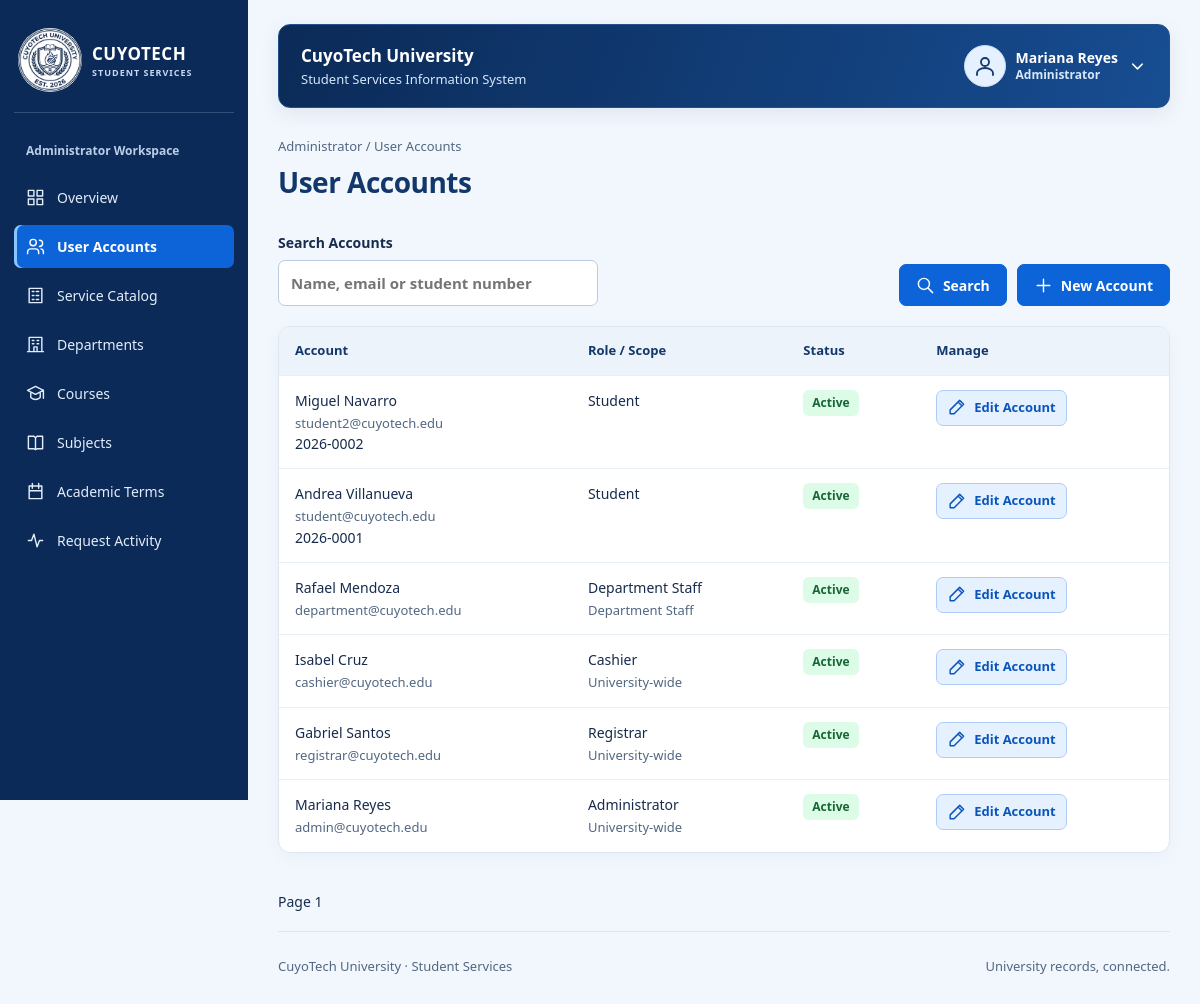
Page /admin/accounts.php (signed in) on the committed database.
### tables this page shows
CREATE TABLE IF NOT EXISTS staff_users (
    staff_id INT AUTO_INCREMENT PRIMARY KEY,
    account_id INT NOT NULL UNIQUE,
    department_id INT NULL,
    first_name VARCHAR(200) NOT NULL,
    last_name VARCHAR(200) NOT NULL,
    staff_role VARCHAR(20) NOT NULL,
    access_scope VARCHAR(20) NOT NULL DEFAULT 'UNIVERSITY',
    FOREIGN KEY (account_id) REFERENCES accounts(account_id),
    FOREIGN KEY (department_id) REFERENCES departments(department_id)
);

CREATE TABLE IF NOT EXISTS students (
    student_id INT AUTO_INCREMENT PRIMARY KEY,
    account_id INT NOT NULL UNIQUE,
    department_id INT NOT NULL,
    student_number VARCHAR(30) NOT NULL UNIQUE,
    first_name VARCHAR(200) NOT NULL,
    last_name VARCHAR(200) NOT NULL,
    academic_status VARCHAR(20) NOT NULL DEFAULT 'ACTIVE',
    FOREIGN KEY (account_id) REFERENCES accounts(account_id),
    FOREIGN KEY (department_id) REFERENCES departments(department_id)
);

CREATE TABLE IF NOT EXISTS accounts (
    account_id INT AUTO_INCREMENT PRIMARY KEY,
    email VARCHAR(254) NOT NULL UNIQUE,
    password_hash VARCHAR(255) NOT NULL,
    account_role VARCHAR(10) NOT NULL,
    is_active BOOLEAN NOT NULL DEFAULT TRUE,
    created_at DATETIME NOT NULL DEFAULT CURRENT_TIMESTAMP,
    updated_at DATETIME NOT NULL DEFAULT CURRENT_TIMESTAMP ON UPDATE CURRENT_TIMESTAMP
);

### config/database.php (called while the page is built)
<?php
function config(): array
{
    return [
        'host' => '127.0.0.1',
        'port' => '3306',
        'database' => 'cuyotech_ssis_db',
        'username' => 'root',
        'password' => '',
        'base_url' => '/CuyoTech-SSIS',
        'campus_image' => '',
        'grade_values' => [],
    ];
}
function db(): PDO
{
    static $pdo;
    if (!$pdo) {
        $c = config();
        $pdo = new PDO(
            "mysql:host={$c['host']};port={$c['port']};dbname={$c['database']}",
            $c['username'],
            $c['password'],
            [
                PDO::ATTR_ERRMODE => PDO::ERRMODE_EXCEPTION,
                PDO::ATTR_DEFAULT_FETCH_MODE => PDO::FETCH_ASSOC,
                PDO::ATTR_EMULATE_PREPARES => false,
            ]
        );
        $pdo->exec("SET time_zone = '+00:00'");
    }
    return $pdo;
}

### includes/auth.php (called while the page is built, shortened)
<?php
require_once __DIR__ . '/functions.php';
function current_user(): ?array
{
    $user = one('SELECT a.account_id, a.email, a.account_role, a.is_active,
        COALESCE(s.first_name,f.first_name) AS first_name,COALESCE(s.last_name,f.last_name) AS last_name,
        s.student_id, s.department_id AS student_department_id, TRIM(CONCAT(s.first_name,CHAR(32),s.last_name)) AS student_name,
        f.staff_id, TRIM(CONCAT(f.first_name,CHAR(32),f.last_name)) AS staff_name, f.staff_role, f.access_scope, f.department_id
        FROM accounts a LEFT JOIN students s ON s.account_id=a.account_id
        LEFT JOIN staff_users f ON f.account_id=a.account_id WHERE a.account_id=?', [$_SESSION['account_id']]);
    $user['role'] = $user['account_role'] === 'STUDENT' ? 'STUDENT' : $user['staff_role'];
    $user['full_name'] = $user['student_name'] ?: $user['staff_name'];
    return $user;
}
function require_role(string ...$allowed): array
{
    $user = current_user();
    return $user;
}
function portal(array $user): string
{
    return strtolower($user['role']);
}

### admin/accounts.php (the view, shortened to what this page needs)
<?php
require_once __DIR__ . '/../includes/auth.php';
$user = require_role('ADMIN');
$search = '%' . input('q') . '%';
$list = rows('SELECT a.account_id,a.email,a.account_role,a.is_active,
    COALESCE(TRIM(CONCAT(s.first_name,CHAR(32),s.last_name)),TRIM(CONCAT(f.first_name,CHAR(32),f.last_name))) AS full_name,s.student_number,f.staff_role,f.access_scope
    FROM accounts a
    LEFT JOIN students s ON s.account_id=a.account_id
    LEFT JOIN staff_users f ON f.account_id=a.account_id
    WHERE (a.email LIKE ? OR COALESCE(TRIM(CONCAT(s.first_name,CHAR(32),s.last_name)),TRIM(CONCAT(f.first_name,CHAR(32),f.last_name))) LIKE ? OR s.student_number LIKE ?)
    ORDER BY a.account_id DESC' . page_limit(), [$search, $search, $search]);
$title = 'User Accounts';
require __DIR__ . '/../includes/header.php';
?>
<form class="toolbar" method="get">
    <label>Search Accounts<input name="q" value="<?= e(input('q')) ?>" placeholder="Name, email or student number">
    </label>
    <div class="toolbar-actions">
        <button type="submit"><?= icon('search') ?> Search</button>
        <a class="button" href="<?= e(url('admin/account-create.php')) ?>"><?= icon('add') ?> New Account</a>
    </div>
</form>
<section class="panel flush">
    <div class="table-wrap">
        <table>
            <thead>
                <tr>
                    <th>Account</th>
                    <th>Role / Scope</th>
                    <th>Status</th>
                    <th>Manage</th>
                </tr>
            </thead>
            <tbody>
                <?php foreach ($list as $row): ?>
                    <tr>
                        <td>
                            <?= e($row['full_name']) ?>
                            <span class="muted">
                                <?= e($row['email']) ?>
                            </span>
                            <?= e($row['student_number']) ?>
                        </td>
                        <td>
                            <?= e(ui_label($row['staff_role'] ?: $row['account_role'])) ?>
                            <span class="muted">
                                <?= e(ui_label($row['access_scope'] ?? '')) ?>
                            </span>
                        </td>
                        <td>
                            <?= badge($row['is_active'] ? 'ACTIVE' : 'INACTIVE') ?>
                        </td>
                        <td>
                            <a class="button edit compact" href="<?= e(url('admin/account-edit.php?id=' . $row['account_id'])) ?>"><?= icon('edit') ?> Edit Account</a>
                        </td>
                    </tr>
                <?php endforeach; ?>
            </tbody>
        </table>
    </div>
</section>
<?php pagination(); ?>
<?php require __DIR__ . '/../includes/footer.php'; ?>

### includes/header.php (shortened to what this page needs)
<!doctype html>
<html lang="en">
<head>
    <link rel="stylesheet" href="<?= e(url('assets/css/app.css')) ?>">
</head>
<body class="portal-layout">
    <header class="topbar">
        <div class="workspace-name">CuyoTech University<small>Student Services Information System</small></div>
        <button type="button" class="menu-toggle" aria-controls="portal-nav" aria-expanded="false"><?= icon('menu') ?> Menu</button>
        <details class="profile-menu">
            <summary aria-label="Open account menu">
                <span class="avatar"><?= icon('profile') ?></span>
                <span class="profile-identity"><strong><?= e($user['full_name']) ?></strong><small><?= e(ui_label($user['role'])) ?></small></span>
                <?= icon('chevron') ?>
            </summary>
        </details>
    </header>
    <div class="shell">
        <?php require __DIR__ . '/sidebar.php'; ?>
        <main class="content" id="main" tabindex="-1">
            <div class="eyebrow">
                <?= e(ui_label($user['role'])) ?> / <?= e(ucwords($title)) ?>
            </div>
            <div class="page-heading">
                <div>
                    <h1>
                        <?= e(ucwords($title)) ?>
                    </h1>
                </div>
            </div>

### includes/functions.php (shortened to what this page needs)
<?php
require_once __DIR__ . '/../config/database.php';
function e($value): string
{
    return htmlspecialchars((string) ($value ?? ''), ENT_QUOTES | ENT_SUBSTITUTE, 'UTF-8');
}
function url(string $path): string
{
    return config()['base_url'] . '/' . ltrim($path, '/');
}
function query(string $sql, array $params = []): PDOStatement
{
    $stmt = db()->prepare($sql);
    $stmt->execute($params);
    return $stmt;
}
function rows(string $sql, array $params = []): array
{
    return query($sql, $params)->fetchAll();
}
function one(string $sql, array $params = []): ?array
{
    return query($sql, $params)->fetch() ?: null;
}
function input(string $name, string $default = ''): string
{
    $value = $_POST[$name] ?? $_GET[$name] ?? $default;
    return is_string($value) ? trim($value) : $default;
}
function badge(string $value): string
{
    return '<span class="badge ' . e(strtolower($value)) . '">' . e(ui_label($value)) . '</span>';
}
function page_limit(): string
{
    $page = max(1, min(100000, (int) input('page', '1')));
    return ' LIMIT 21 OFFSET ' . (($page - 1) * 20);
}
function pagination(): void
{
    $page = max(1, (int) input('page', '1'));
    echo '<nav class="pagination" aria-label="Pagination">';
    echo '<span>Page ' . e($page) . '</span>
</nav>';
}
function icon(string $name): string
{
    $aliases = ['accounts' => 'users', 'students' => 'student', 'departments' => 'building', 'courses' => 'graduation', 'subjects' => 'book', 'enrollments' => 'enrollment', 'terms' => 'calendar', 'grades' => 'results', 'document-requests' => 'file', 'service-catalog' => 'catalog', 'receipts' => 'receipt', 'payments' => 'payment', 'clearance' => 'shield', 'clearances' => 'shield', 'clearance-status' => 'shield', 'activity-log' => 'activity'];
    $paths = [
        'enrollment' => 'M8 4H5v17h14V4h-3 M8 2h8v5H8z M8 13l3 3 5-6',
        'student' => 'M5 21v-2a7 5 0 0 1 14 0v2 M8 8v3a4 4 0 0 0 8 0V8 M3 5l9-4 9 4-9 4z M21 5v7',
        'building' => 'M4 21V3h16v18 M2 21h20 M8 7h2 M14 7h2 M8 11h2 M14 11h2 M10 21v-6h4v6',
        'graduation' => 'M2 8l10-5 10 5-10 5z M6 11v6q6 5 12 0v-6 M22 8v10',
        'results' => 'M4 3v18h17 M8 17v-4 M13 17V9 M18 17V5',
        'receipt' => 'M5 2l3 2 4-2 4 2 3-2v20l-3-2-4 2-4-2-3 2z M8 8h8 M8 12h8 M8 16h5',
        'shield' => 'M12 2l8 3v6c0 5-4 9-8 11-4-2-8-6-8-11V5z m-4 9 3 3 5-6',
        'catalog' => 'M4 3h16v18H4z M8 7h2 M13 7h3 M8 12h2 M13 12h3 M8 17h2 M13 17h3',
        'back' => 'M20 12H4 m7-7-7 7 7 7',
        'chevron' => 'm6 9 6 6 6-6',
        'dashboard' => 'M3 3h7v7H3z M14 3h7v7h-7z M3 14h7v7H3z M14 14h7v7h-7z',
        'users' => 'M16 21v-2a4 4 0 0 0-4-4H6a4 4 0 0 0-4 4v2 M9 11a4 4 0 1 0 0-8 4 4 0 0 0 0 8 M17 4a4 4 0 0 1 0 8 M22 21v-2a4 4 0 0 0-3-4',
        'book' => 'M3 4h7l2 2 2-2h7v16h-7l-2 1-2-1H3z M12 6v15',
        'calendar' => 'M4 5h16v16H4z M8 2v6 M16 2v6 M4 11h16',
        'file' => 'M5 3h10l4 4v14H5z M14 3v5h5 M8 12h8 M8 16h6',
        'check' => 'm4 12 5 5L20 6',
        'close' => 'm6 6 12 12 M18 6 6 18',
        'payment' => 'M3 5h18v14H3z M3 9h18 M6 15h4',
        'activity' => 'M3 12h4l3-8 4 16 3-8h4',
        'profile' => 'M12 12a4 4 0 1 0 0-8 4 4 0 0 0 0 8 M4 21v-2a8 5 0 0 1 16 0v2',
        'search' => 'M10 17a7 7 0 1 0 0-14 7 7 0 0 0 0 14 m5-2 6 6',
        'add' => 'M12 4v16 M4 12h16',
        'edit' => 'm4 15 12-12 5 5L9 20H4z M14 5l5 5',
        'eye' => 'M2 12s4-7 10-7 10 7 10 7-4 7-10 7S2 12 2 12 M12 15a3 3 0 1 0 0-6 3 3 0 0 0 0 6',
        'logout' => 'M9 4H3v16h6 M9 12h12 m-5-5 5 5-5 5',
        'print' => 'M6 9V3h12v6 M6 17H3V9h18v8h-3 M6 14h12v7H6z',
        'menu' => 'M3 6h18 M3 12h18 M3 18h18',
        'delete' => 'M3 6h18 M9 6V3h6v3 M5 6l1 15h12l1-15 M10 10v7 M14 10v7',
    ];
    $name = $aliases[$name] ?? $name;
    $path = $paths[$name] ?? $paths['file'];
    return '<svg class="icon" viewBox="0 0 24 24" fill="none" stroke="currentColor" stroke-width="1.8" stroke-linecap="round" stroke-linejoin="round" aria-hidden="true" focusable="false"><path d="' . $path . '"/></svg>';
}
function ui_label(string $value): string
{
    $labels = ['ADMIN' => 'Administrator', 'DEPARTMENT' => 'Department Staff', 'UNIVERSITY' => 'University-wide'];
    return $labels[$value] ?? ucwords(strtolower(str_replace('_', ' ', $value)));
}
?>

### includes/sidebar.php
<?php
$menus = [
    'ADMIN' => ['dashboard' => 'Overview', 'accounts' => 'User accounts', 'service-catalog' => 'Service catalog', 'departments' => 'Departments', 'courses' => 'Courses', 'subjects' => 'Subjects', 'terms' => 'Academic terms', 'activity-log' => 'Request activity'],
    'STUDENT' => ['dashboard' => 'My overview', 'subjects' => 'Enrolled subjects', 'grades' => 'My grades', 'enrollments' => 'Enrollment history', 'document-requests' => 'Document requests', 'payments' => 'Payment history', 'receipts' => 'Receipts', 'clearance' => 'Clearance'],
    'REGISTRAR' => ['dashboard' => 'Registrar desk', 'enrollments' => 'Enrollments', 'grades' => 'Grade records', 'document-requests' => 'Document requests', 'clearance-status' => 'Clearance status'],
    'CASHIER' => ['dashboard' => 'Cashier desk', 'payments' => 'Payment verification', 'receipts' => 'Issued receipts'],
    'DEPARTMENT' => ['dashboard' => 'Department desk', 'clearances' => 'Clearance processing', 'students' => 'Department students'],
];
$page = basename($_SERVER['SCRIPT_NAME'], '.php');
$parentPages = [
    'account-create' => 'accounts',
    'account-edit' => 'accounts',
    'account-toggle' => 'accounts',
    'request-create' => 'document-requests',
    'request-details' => 'document-requests',
    'enrollment-details' => 'enrollments',
    'grade-entry' => 'grades',
    'payment-create' => 'payments',
    'payment-details' => 'payments',
    'verify-payment' => 'payments',
    'clearance-details' => 'clearances'
];
$activePage = $parentPages[$page] ?? $page;
?>
<nav class="sidebar" id="portal-nav" aria-label="Portal navigation">
    <a class="brand" href="<?= e(url(portal($user) . '/dashboard.php')) ?>">
        <span class="brand-emblem"><img class="university-logo" src="<?= e(url('assets/images/CuyoTech-Logo.png')) ?>" alt="" width="80" height="80"></span>
        <div>CUYOTECH<small>STUDENT SERVICES</small>
        </div>
    </a>
    <div class="label"><?= e(ui_label($user['role'])) ?> Workspace</div>
    <?php foreach ($menus[$user['role']] as $file => $label): ?>
        <a <?= $activePage === $file ? 'aria-current="page"' : '' ?> class="<?= $activePage === $file ? 'active' : '' ?>" href="<?= e(url(portal($user) . '/' . $file . '.php')) ?>">
            <?= icon($file) ?>
            <?= e(ucwords($label)) ?>
        </a>
    <?php endforeach; ?>
</nav>

### rows in the picture
staff_users: staff_role "Administrator", staff_role "Overview", staff_role "User Accounts", staff_role "Service Catalog", staff_role "Departments", staff_role "Courses", staff_role "Subjects", staff_role "Academic Terms", staff_role "Request Activity", full_name "Mariana Reyes", account.email "admin@cuyotech.edu", access_scope "University-wide"
students: full_name "Miguel Navarro", account.email "student2@cuyotech.edu", student_number "2026-0002", account_role "Student"
students: full_name "Andrea Villanueva", account.email "student@cuyotech.edu", student_number "2026-0001", account_role "Student"
staff_users: full_name "Rafael Mendoza", account.email "department@cuyotech.edu", staff_role "Department Staff", access_scope "Department Staff"
staff_users: full_name "Isabel Cruz", account.email "cashier@cuyotech.edu", staff_role "Cashier", access_scope "University-wide"
staff_users: full_name "Gabriel Santos", account.email "registrar@cuyotech.edu", staff_role "Registrar", access_scope "University-wide"

### other values in the picture
$user['full_name'] "Mariana Reyes"
$title "User Accounts"
$page "1"
